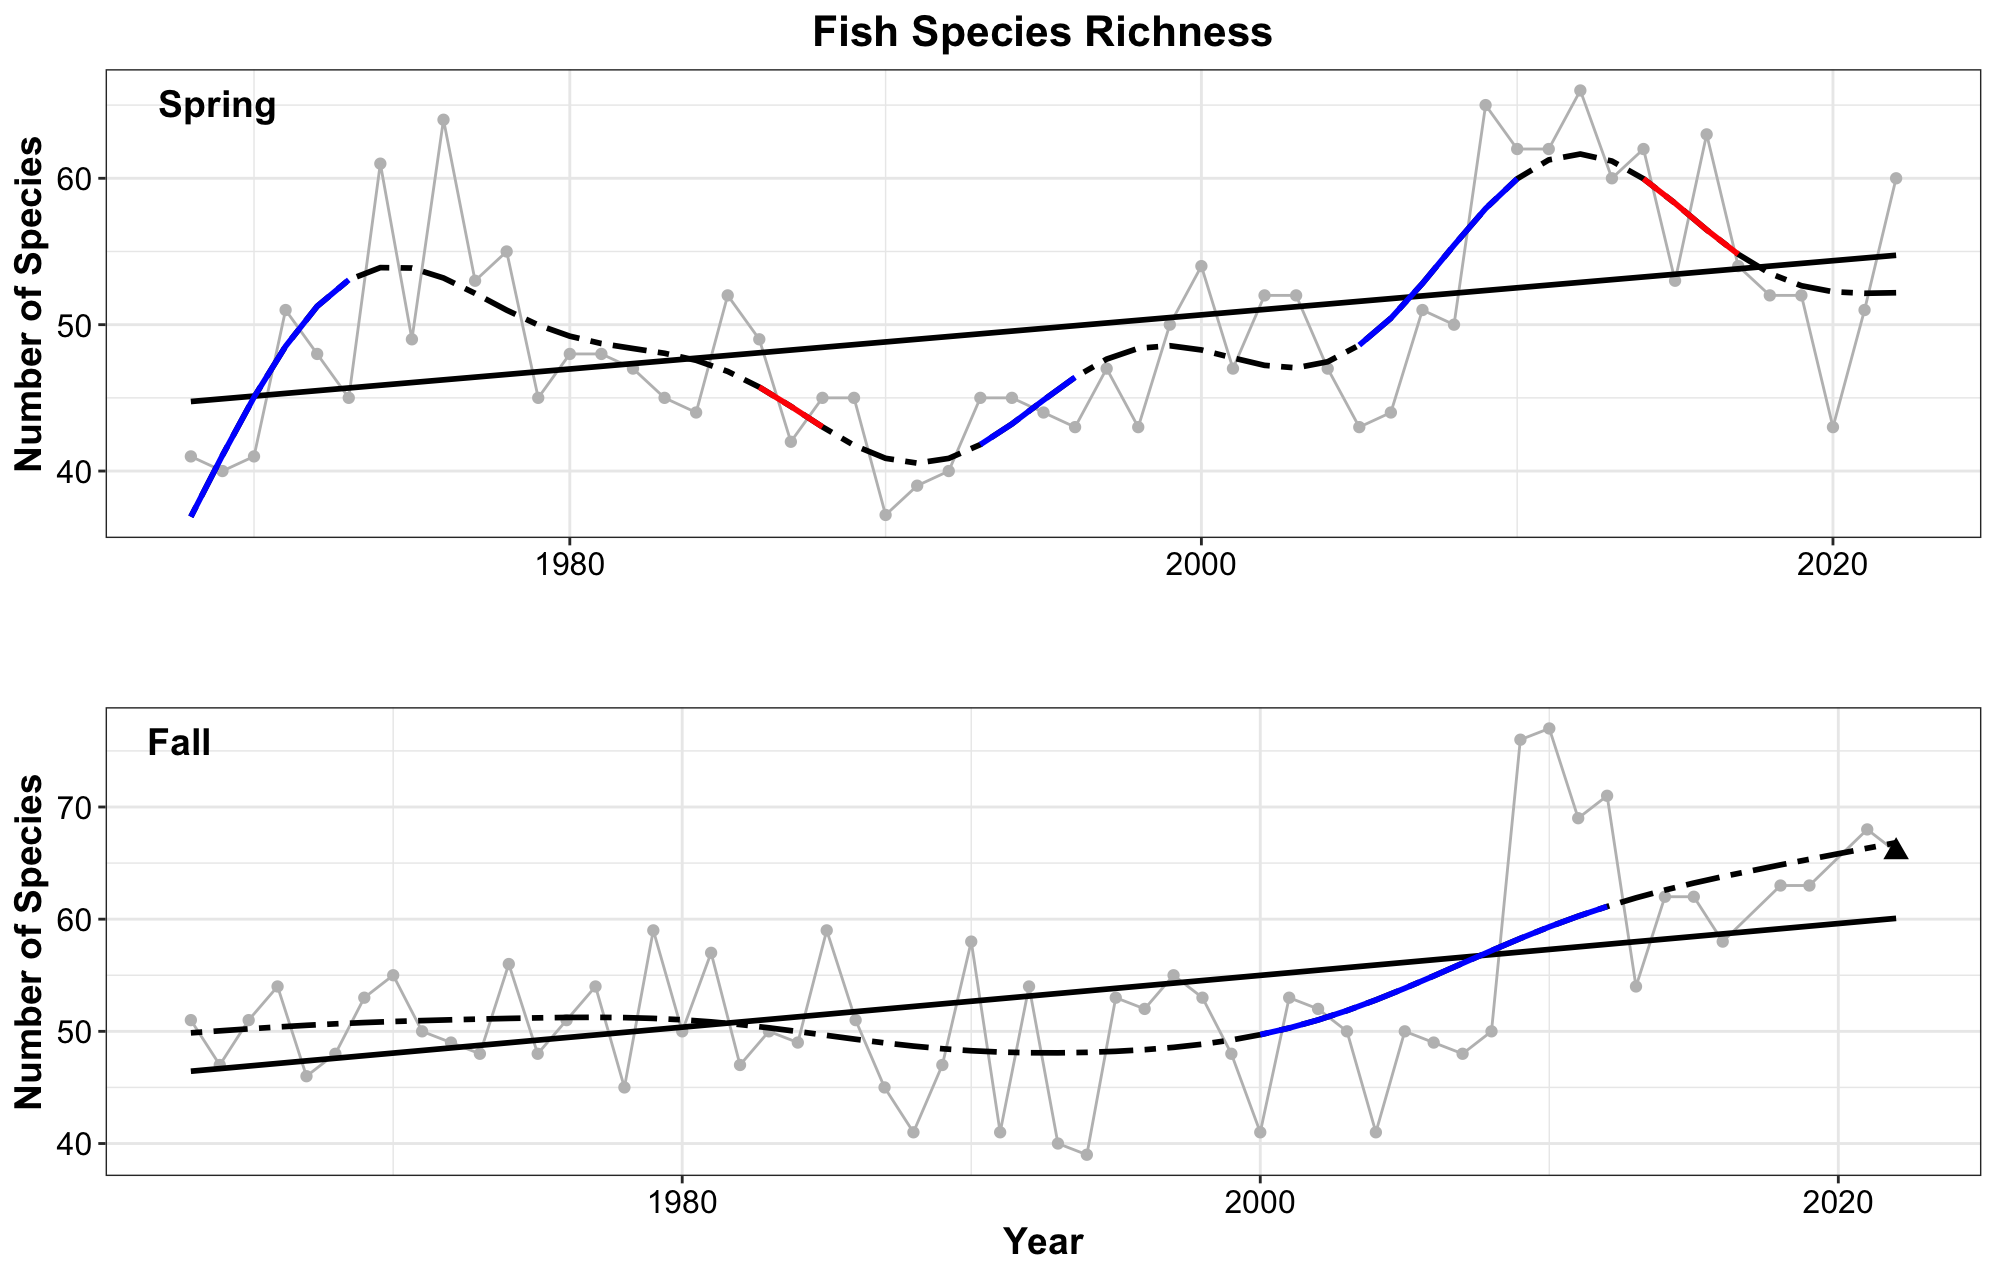

The R source for this figure:
## Figures for Fish Species Richness

## **Laura Gruenburg, lagruenburg@gmail.com**

#   **LAST UPDATED: September 29, 2023**

###load required functions
#  You will need to download the functions from here https://gist.github.com/gavinsimpson/e73f011fdaaab4bb5a30

setwd("~/Desktop/NYB Indicators/Deriv")
source("Deriv.R")
library(mgcv)
library(ggplot2)
#library(mgcViz)
library(ggpubr)

#######Load the datasets
setwd("~/Desktop/NYB Indicators/NYB_Indicators_Calculations/Final_Timeseries_Figures/Timeseries_Files_2023")
ds<-read.csv("richness_spring_2023.csv", header = TRUE)

#calculate the 30th a and 70th percentiles for the short term column of the indicators report
qds = quantile(ds$n, probs = c(.30, .70))

# find the last 5 years mean
mn_ds5 = mean(ds$n[ds$YEAR >= 2019])
# what quintile the data is in
mn_ds5 >qds

# Creat a GAM - adjust k and remember to check model
mod<- gam(n ~ s(YEAR, k=10), data = ds)
summary(mod) #check out model
gam.check(mod)

pdata <- with(ds, data.frame(YEAR = YEAR))
p2_mod <- predict(mod, newdata = pdata,  type = "terms", se.fit = TRUE)
intercept = 49.74545  # look at p2_mod and extract the intercept
pdata <- transform(pdata, p2_mod = p2_mod$fit[,1], se2 = p2_mod$se.fit[,1])

#  Now that we have the model prediction, the next step is to calculate the first derivative
#  Then determine which increases and decreases are significant
Term = "YEAR"
mod.d <- Deriv(mod, n=55) # n is the number of YEARs
mod.dci <- confint(mod.d, term = Term)
mod.dsig <- signifD(pdata$p2_mod, d = mod.d[[Term]]$deriv,
                    +                    mod.dci[[Term]]$upper, mod.dci[[Term]]$lower)

# Take a quick look to make sure it appears ok before final plotting
plot(n ~ YEAR, data = ds)
lines(n ~ YEAR, data = ds)
lines(p2_mod+intercept ~ YEAR, data = pdata, type = "n")
lines(p2_mod+intercept ~ YEAR, data = pdata)
lines(unlist(mod.dsig$incr)+intercept ~ YEAR, data = pdata, col = "blue", lwd = 3)
lines(unlist(mod.dsig$decr)+intercept ~ YEAR, data = pdata, col = "red", lwd = 3)

linearMod<- lm(n ~ YEAR, data=ds)
summary(linearMod)


p1 = ggplot() + 
  geom_line(data = ds, aes(x = YEAR, y = n), color = 'grey') +
  geom_point(data = ds, aes(x = YEAR, y = n), color = 'gray') + 
  #geom_point(data = ds[54:55, ], aes(x = YEAR, y = n), shape = 17, size = 3) + 
  geom_smooth(data = ds, aes(x = YEAR, y = n), method = lm, se = FALSE, color = 'black') + 
  geom_line(data=pdata, aes(x = YEAR, y = p2_mod+intercept), se = FALSE, color = 'black', linetype = 'twodash', size = 1) + 
  geom_line(data = pdata, aes(y = unlist(mod.dsig$incr)+intercept, x = YEAR), color = "blue", size = 1) + 
  geom_line(data = pdata, aes(y = unlist(mod.dsig$decr)+intercept, x = YEAR), color = 'red', size = 1) + 
  theme_bw() +
  labs (y = bquote("Number of Species"), x = '', title = 'Fish Species Richness') + 
  theme(plot.title=element_text(size = 16,face = 'bold',hjust = 0.5), axis.title=element_text(size = 14, face = 'bold'), axis.text= element_text(color = 'black', size = 12))


ds2<-read.csv("richness_fall_2023.csv", header = TRUE)


#calculate the 30th a and 70th percentiles for the short term column of the indicators report
qds2 = quantile(ds2$n, probs = c(.30, .70))

# find the last 5 years mean
mn_ds25 = mean(ds2$n[ds2$YEAR >= 2019])
# what quintile the data is in
mn_ds25 >qds2

# Creat a GAM - adjust k and remember to check model
mod2<- gam(n ~ s(YEAR, k=10), data = ds2)
summary(mod2) #check out model
gam.check(mod2)

pdata2 <- with(ds2, data.frame(YEAR = YEAR))
p2_mod2 <- predict(mod2, newdata = pdata2,  type = "terms", se.fit = TRUE)
intercept2 = 53.05172    # look at p2_mod and extract the intercept
pdata2 <- transform(pdata2, p2_mod2 = p2_mod2$fit[,1], se2 = p2_mod2$se.fit[,1])

#  Now that we have the model prediction, the next step is to calculate the first derivative
#  Then determine which increases and decreases are significant
Term = "YEAR"
mod2.d <- Deriv(mod2, n=58) # n is the number of YEARs
mod2.dci <- confint(mod2.d, term = Term)
mod2.dsig <- signifD(pdata2$p2_mod2, d = mod2.d[[Term]]$deriv,
                     +                    mod2.dci[[Term]]$upper, mod2.dci[[Term]]$lower)

# Take a quick look to make sure it appears ok before final plotting
plot(n ~ YEAR, data = ds2)
lines(n ~ YEAR, data = ds2)
lines(p2_mod2+intercept2 ~ YEAR, data = pdata2, type = "n")
lines(p2_mod2+intercept2 ~ YEAR, data = pdata2)
lines(unlist(mod2.dsig$incr)+intercept2 ~ YEAR, data = pdata2, col = "blue", lwd = 3)
lines(unlist(mod2.dsig$decr)+intercept2 ~ YEAR, data = pdata2, col = "red", lwd = 3)

linearmod2<- lm(n ~ YEAR, data=ds2)
summary(linearmod2)

p2 = ggplot() + 
  geom_line(data = ds2, aes(x = YEAR, y = n), color = 'grey') +
  geom_point(data = ds2, aes(x = YEAR, y = n), color = 'gray') + 
  geom_point(data = ds2[58, ], aes(x = YEAR, y = n), shape = 17, size = 3) + 
  geom_smooth(data = ds2, aes(x = YEAR, y = n), method = lm, se = FALSE, color = 'black') + 
  geom_line(data=pdata2, aes(x = YEAR, y = p2_mod2+intercept2), se = FALSE, color = 'black', linetype = 'twodash', size = 1) + 
  geom_line(data = pdata2, aes(y = unlist(mod2.dsig$incr)+intercept2, x = YEAR), color = "blue", size = 1) + 
  geom_line(data = pdata2, aes(y = unlist(mod2.dsig$decr)+intercept2, x = YEAR), color = 'red', size = 1) + 
  theme_bw() +
  labs (y = bquote("Number of Species"), x = 'Year', title = '') + 
  theme(plot.title=element_text(size = 16,face = 'bold',hjust = 0.5), axis.title=element_text(size = 14, face = 'bold'), axis.text= element_text(color = 'black', size = 12))


ggarrange(p1, p2, 
          labels = c("Spring", " Fall"),
          label.x = c(.05,.05),
          label.y = c(0.88,0.88),
          font.label = (face = 'Italic'),
          ncol = 1, nrow = 2)
